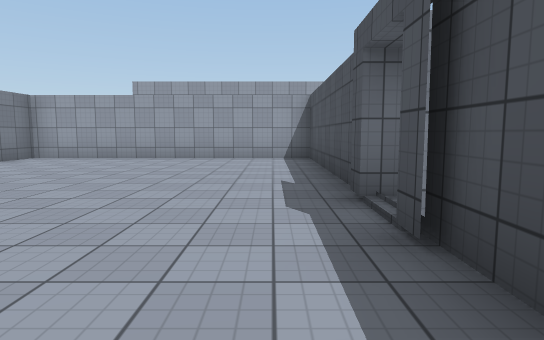
View 1 (above)

14 first-person views from a walk through a 3-D level made in the Unity game engine. The camera is 1.3 m above the floor, tilts 6° down and sees 75° across. The floor is counted in squares, 2 m on a side. Each view is taken from the middle of a square. On the plan, view 1 faces up. The plan holds only what a view shows up to about 10 squares ahead; the rest is blank. The place goes on beyond the plan. The player is left out. Surface patterns are stand-ins for the level's own textures.

View 2
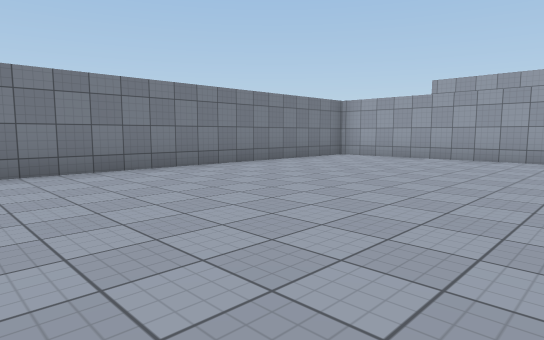

View 3
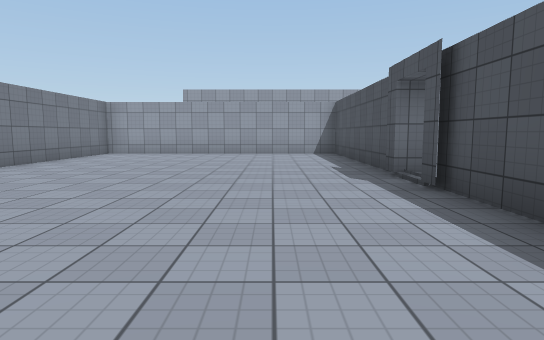

View 4
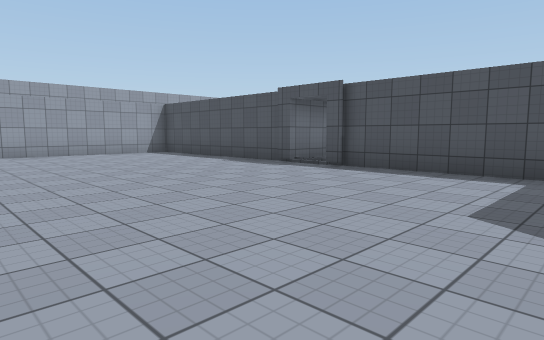

View 5
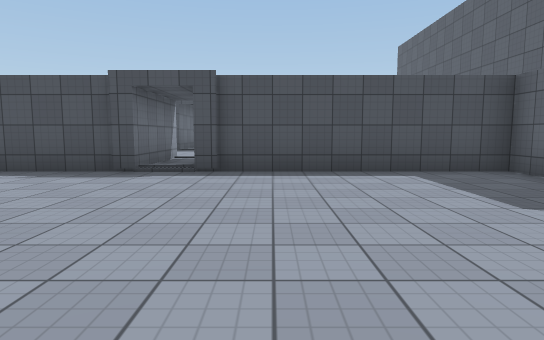

View 6
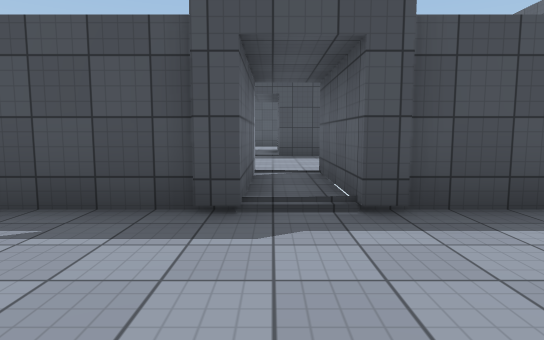

View 7
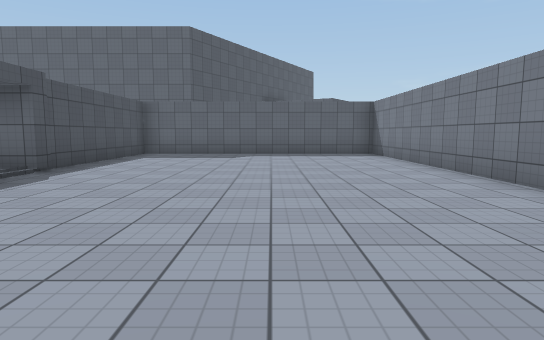

View 8
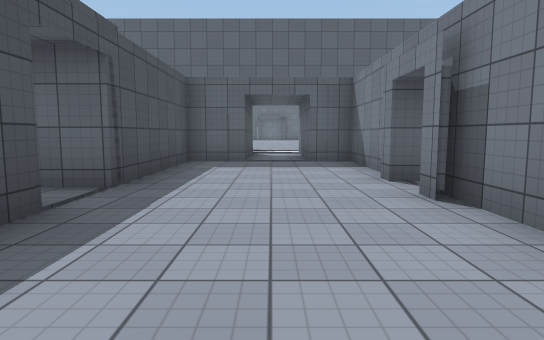

View 9
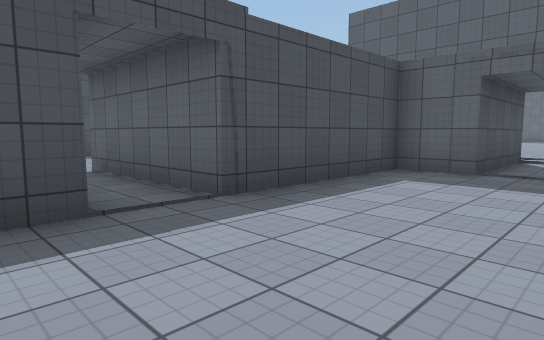

View 10
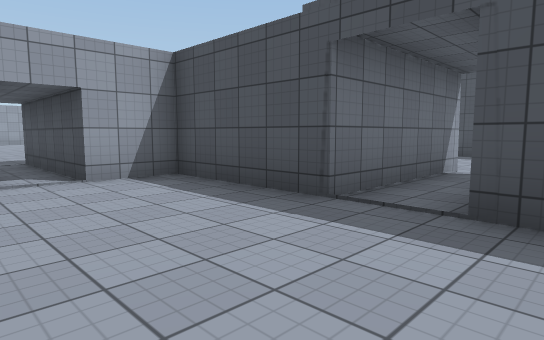

View 11
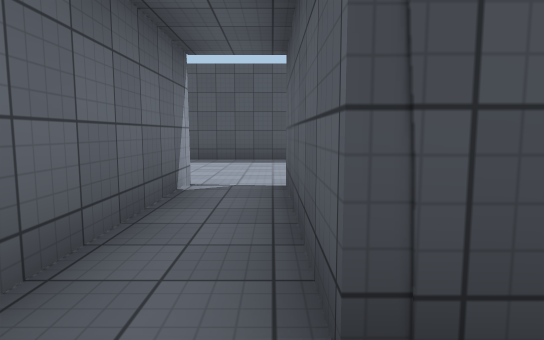

View 12
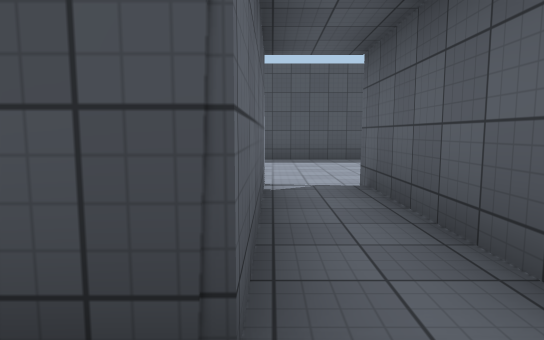

View 13
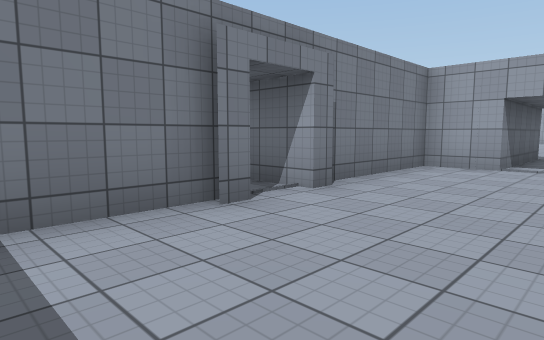

View 14
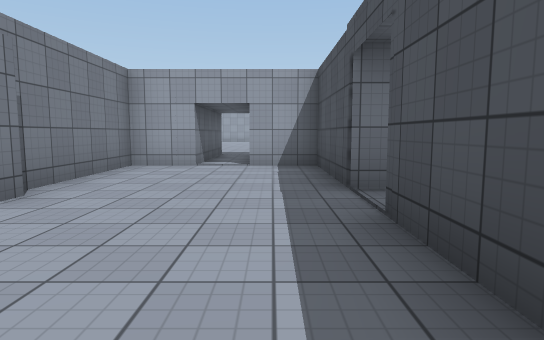

### Floor plan
Points are (right, up) in squares from view 1. A wall is a line through its corners. A room is listed if a view was taken in it or the views show most of it. See-through windows are left out.
Room 1 (views 1, 2, 3, 4, 5, 6, 7)
walls: (3.4, 3.3) (1, 3.3) (1, 9.1) (-6.1, 9.1) (-6.1, -2); (1, -2.5) (1, 2.3) (3.4, 2.3)
ways out: opening at (3, 3) to room 3
Room 2 (view 8)
walls: (4.5, 10.7) (4.5, 7); (5.6, 7) (5.6, 10.8)
ways out: opening at (5, 7) to room 3
Room 3 (views 9, 10, 11, 12, 13, 14)
walls: (3.4, 2.3) (3.4, 1.9); (3.4, 3.8) (3.4, 3.3); (3.2, 2.1) (3.2, -1) (4.2, -1); (4.5, 7) (3.2, 7) (3.2, 3.2); (10.8, 4.1) (6.9, 4.1) (6.9, 7) (5.6, 7); (5.6, -2.5) (5.6, -1) (6.9, -1) (6.9, 2.8) (10.8, 2.8)
ways out: opening at (3, 3) to room 1; opening at (5, 7) to room 2; gap at (11, 3)

Positions as (right, up) in squares from view 1, and headings:
1: (0, 0), facing up
2: (0, 0), facing up-left
3: (-1, -2), facing up
4: (-5, -2), facing up-right
5: (-5, 1), facing right
6: (-2, 3), facing right
7: (-3, 8), facing down
8: (5, 7), facing down
9: (4, 5), facing down-right
10: (4, 2), facing up-right
11: (6, 3), facing right
12: (6, 4), facing right
13: (6, 0), facing up-left
14: (6, 0), facing up
